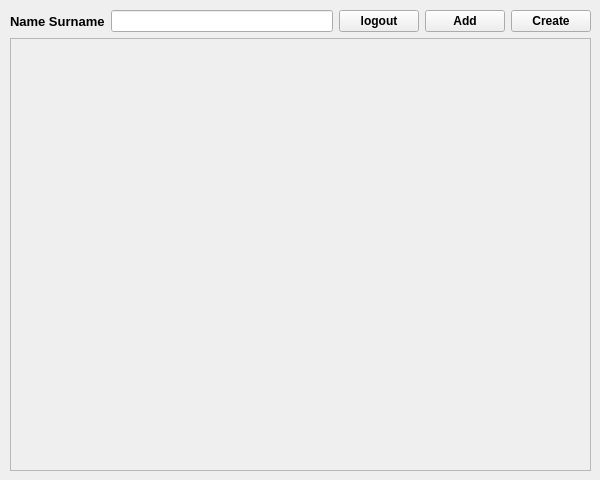
<?xml version="1.0" encoding="UTF-8"?>
<ui version="4.0">
 <class>Form</class>
 <widget class="QWidget" name="Form">
  <property name="geometry">
   <rect>
    <x>0</x>
    <y>0</y>
    <width>600</width>
    <height>480</height>
   </rect>
  </property>
  <property name="minimumSize">
   <size>
    <width>600</width>
    <height>480</height>
   </size>
  </property>
  <property name="windowTitle">
   <string>Form</string>
  </property>
  <widget class="QStackedWidget" name="MainPages">
   <property name="geometry">
    <rect>
     <x>10</x>
     <y>10</y>
     <width>581</width>
     <height>461</height>
    </rect>
   </property>
   <property name="currentIndex">
    <number>2</number>
   </property>
   <widget class="QWidget" name="pageLogin">
    <widget class="QPushButton" name="loginConfirmBtn">
     <property name="geometry">
      <rect>
       <x>310</x>
       <y>320</y>
       <width>151</width>
       <height>41</height>
      </rect>
     </property>
     <property name="font">
      <font>
       <pointsize>12</pointsize>
       <bold>true</bold>
      </font>
     </property>
     <property name="text">
      <string>Login</string>
     </property>
    </widget>
    <widget class="QLabel" name="label_2">
     <property name="geometry">
      <rect>
       <x>250</x>
       <y>60</y>
       <width>71</width>
       <height>41</height>
      </rect>
     </property>
     <property name="font">
      <font>
       <pointsize>20</pointsize>
       <bold>true</bold>
      </font>
     </property>
     <property name="text">
      <string>Login</string>
     </property>
    </widget>
    <widget class="QPushButton" name="loginRegisterBtn">
     <property name="geometry">
      <rect>
       <x>120</x>
       <y>320</y>
       <width>151</width>
       <height>41</height>
      </rect>
     </property>
     <property name="font">
      <font>
       <pointsize>11</pointsize>
       <bold>true</bold>
      </font>
     </property>
     <property name="text">
      <string>Register</string>
     </property>
    </widget>
    <widget class="QTextEdit" name="loginUsername">
     <property name="geometry">
      <rect>
       <x>120</x>
       <y>160</y>
       <width>331</width>
       <height>31</height>
      </rect>
     </property>
    </widget>
    <widget class="QTextEdit" name="loginPassword">
     <property name="geometry">
      <rect>
       <x>120</x>
       <y>240</y>
       <width>331</width>
       <height>31</height>
      </rect>
     </property>
    </widget>
    <widget class="QLabel" name="label_9">
     <property name="geometry">
      <rect>
       <x>120</x>
       <y>140</y>
       <width>81</width>
       <height>16</height>
      </rect>
     </property>
     <property name="font">
      <font>
       <pointsize>12</pointsize>
      </font>
     </property>
     <property name="text">
      <string>Username :</string>
     </property>
    </widget>
    <widget class="QLabel" name="label_10">
     <property name="geometry">
      <rect>
       <x>120</x>
       <y>220</y>
       <width>81</width>
       <height>16</height>
      </rect>
     </property>
     <property name="font">
      <font>
       <pointsize>12</pointsize>
      </font>
     </property>
     <property name="text">
      <string>Password : </string>
     </property>
    </widget>
   </widget>
   <widget class="QWidget" name="pageRegister">
    <widget class="QLabel" name="label_3">
     <property name="geometry">
      <rect>
       <x>240</x>
       <y>40</y>
       <width>111</width>
       <height>41</height>
      </rect>
     </property>
     <property name="font">
      <font>
       <pointsize>20</pointsize>
       <bold>true</bold>
      </font>
     </property>
     <property name="text">
      <string>Register</string>
     </property>
    </widget>
    <widget class="QPushButton" name="registerConfirmBtn">
     <property name="geometry">
      <rect>
       <x>320</x>
       <y>360</y>
       <width>141</width>
       <height>31</height>
      </rect>
     </property>
     <property name="font">
      <font>
       <pointsize>12</pointsize>
       <bold>true</bold>
      </font>
     </property>
     <property name="text">
      <string>Confirm</string>
     </property>
    </widget>
    <widget class="QPushButton" name="registerLoginBtn">
     <property name="geometry">
      <rect>
       <x>110</x>
       <y>360</y>
       <width>141</width>
       <height>31</height>
      </rect>
     </property>
     <property name="font">
      <font>
       <pointsize>12</pointsize>
       <bold>true</bold>
      </font>
     </property>
     <property name="text">
      <string>Login</string>
     </property>
    </widget>
    <widget class="QTextEdit" name="registerUsername">
     <property name="geometry">
      <rect>
       <x>110</x>
       <y>140</y>
       <width>351</width>
       <height>31</height>
      </rect>
     </property>
    </widget>
    <widget class="QTextEdit" name="registerPassword">
     <property name="geometry">
      <rect>
       <x>110</x>
       <y>220</y>
       <width>351</width>
       <height>31</height>
      </rect>
     </property>
    </widget>
    <widget class="QTextEdit" name="registerConfirmPassword">
     <property name="geometry">
      <rect>
       <x>110</x>
       <y>300</y>
       <width>351</width>
       <height>31</height>
      </rect>
     </property>
    </widget>
    <widget class="QLabel" name="label_11">
     <property name="geometry">
      <rect>
       <x>110</x>
       <y>120</y>
       <width>81</width>
       <height>16</height>
      </rect>
     </property>
     <property name="font">
      <font>
       <pointsize>12</pointsize>
      </font>
     </property>
     <property name="text">
      <string>Username :</string>
     </property>
    </widget>
    <widget class="QLabel" name="label_12">
     <property name="geometry">
      <rect>
       <x>110</x>
       <y>200</y>
       <width>81</width>
       <height>16</height>
      </rect>
     </property>
     <property name="font">
      <font>
       <pointsize>12</pointsize>
      </font>
     </property>
     <property name="text">
      <string>Password : </string>
     </property>
    </widget>
    <widget class="QLabel" name="label_13">
     <property name="geometry">
      <rect>
       <x>110</x>
       <y>280</y>
       <width>141</width>
       <height>16</height>
      </rect>
     </property>
     <property name="font">
      <font>
       <pointsize>12</pointsize>
      </font>
     </property>
     <property name="text">
      <string>Confirm Password :</string>
     </property>
    </widget>
   </widget>
   <widget class="QWidget" name="pageHome">
    <widget class="QWidget" name="verticalLayoutWidget">
     <property name="geometry">
      <rect>
       <x>0</x>
       <y>0</y>
       <width>581</width>
       <height>461</height>
      </rect>
     </property>
     <layout class="QVBoxLayout" name="verticalLayout" stretch="0,0">
      <property name="sizeConstraint">
       <enum>QLayout::SizeConstraint::SetMinimumSize</enum>
      </property>
      <item>
       <layout class="QHBoxLayout" name="horizontalLayout">
        <property name="sizeConstraint">
         <enum>QLayout::SizeConstraint::SetMinimumSize</enum>
        </property>
        <item>
         <widget class="QLabel" name="homeUserName">
          <property name="font">
           <font>
            <pointsize>10</pointsize>
            <bold>true</bold>
           </font>
          </property>
          <property name="text">
           <string>Name Surname</string>
          </property>
         </widget>
        </item>
        <item>
         <widget class="QLineEdit" name="homeSearchBar"/>
        </item>
        <item>
         <widget class="QPushButton" name="homeLogoutBtn">
          <property name="font">
           <font>
            <bold>true</bold>
           </font>
          </property>
          <property name="text">
           <string>logout</string>
          </property>
         </widget>
        </item>
        <item>
         <widget class="QPushButton" name="homeAddRoomBtn">
          <property name="font">
           <font>
            <bold>true</bold>
           </font>
          </property>
          <property name="text">
           <string>Add</string>
          </property>
         </widget>
        </item>
        <item>
         <widget class="QPushButton" name="homeCreateRoomBtn">
          <property name="font">
           <font>
            <bold>true</bold>
           </font>
          </property>
          <property name="text">
           <string>Create</string>
          </property>
         </widget>
        </item>
       </layout>
      </item>
      <item>
       <widget class="QScrollArea" name="scrollArea">
        <property name="sizePolicy">
         <sizepolicy hsizetype="Minimum" vsizetype="Expanding">
          <horstretch>0</horstretch>
          <verstretch>0</verstretch>
         </sizepolicy>
        </property>
        <property name="sizeIncrement">
         <size>
          <width>1</width>
          <height>1</height>
         </size>
        </property>
        <property name="widgetResizable">
         <bool>true</bool>
        </property>
        <widget class="QWidget" name="scrollAreaWidget">
         <property name="geometry">
          <rect>
           <x>0</x>
           <y>0</y>
           <width>577</width>
           <height>425</height>
          </rect>
         </property>
        </widget>
       </widget>
      </item>
     </layout>
    </widget>
   </widget>
   <widget class="QWidget" name="pageCreateRoom">
    <widget class="QPushButton" name="createRoomCancleBtn">
     <property name="geometry">
      <rect>
       <x>140</x>
       <y>300</y>
       <width>141</width>
       <height>31</height>
      </rect>
     </property>
     <property name="text">
      <string>Cancle</string>
     </property>
    </widget>
    <widget class="QLabel" name="label_4">
     <property name="geometry">
      <rect>
       <x>210</x>
       <y>60</y>
       <width>171</width>
       <height>61</height>
      </rect>
     </property>
     <property name="font">
      <font>
       <pointsize>20</pointsize>
       <bold>true</bold>
      </font>
     </property>
     <property name="text">
      <string>Create Room</string>
     </property>
    </widget>
    <widget class="QPushButton" name="createRoomConfirmBtn">
     <property name="geometry">
      <rect>
       <x>330</x>
       <y>300</y>
       <width>141</width>
       <height>31</height>
      </rect>
     </property>
     <property name="text">
      <string>Create</string>
     </property>
    </widget>
    <widget class="QTextEdit" name="createRoomName">
     <property name="geometry">
      <rect>
       <x>140</x>
       <y>163</y>
       <width>331</width>
       <height>31</height>
      </rect>
     </property>
    </widget>
    <widget class="QTextEdit" name="createRoomDescription">
     <property name="geometry">
      <rect>
       <x>140</x>
       <y>230</y>
       <width>331</width>
       <height>31</height>
      </rect>
     </property>
    </widget>
    <widget class="QLabel" name="label_7">
     <property name="geometry">
      <rect>
       <x>140</x>
       <y>140</y>
       <width>101</width>
       <height>16</height>
      </rect>
     </property>
     <property name="font">
      <font>
       <pointsize>12</pointsize>
      </font>
     </property>
     <property name="text">
      <string>Room Name :</string>
     </property>
    </widget>
    <widget class="QLabel" name="label_8">
     <property name="geometry">
      <rect>
       <x>140</x>
       <y>210</y>
       <width>91</width>
       <height>16</height>
      </rect>
     </property>
     <property name="font">
      <font>
       <pointsize>12</pointsize>
      </font>
     </property>
     <property name="text">
      <string>Description :</string>
     </property>
    </widget>
   </widget>
   <widget class="QWidget" name="pageRoom">
    <widget class="QPushButton" name="roomChatBtn">
     <property name="geometry">
      <rect>
       <x>10</x>
       <y>80</y>
       <width>75</width>
       <height>24</height>
      </rect>
     </property>
     <property name="text">
      <string>Chat</string>
     </property>
    </widget>
    <widget class="QLabel" name="label">
     <property name="geometry">
      <rect>
       <x>10</x>
       <y>0</y>
       <width>101</width>
       <height>31</height>
      </rect>
     </property>
     <property name="font">
      <font>
       <pointsize>20</pointsize>
       <bold>true</bold>
      </font>
     </property>
     <property name="text">
      <string>Room : </string>
     </property>
    </widget>
    <widget class="QPushButton" name="roomCallBtn">
     <property name="geometry">
      <rect>
       <x>10</x>
       <y>140</y>
       <width>75</width>
       <height>24</height>
      </rect>
     </property>
     <property name="text">
      <string>Call</string>
     </property>
    </widget>
    <widget class="QPushButton" name="roomWorkshopBtn">
     <property name="geometry">
      <rect>
       <x>10</x>
       <y>200</y>
       <width>75</width>
       <height>24</height>
      </rect>
     </property>
     <property name="text">
      <string>Workshop</string>
     </property>
    </widget>
    <widget class="QStackedWidget" name="SubPages">
     <property name="geometry">
      <rect>
       <x>120</x>
       <y>60</y>
       <width>451</width>
       <height>391</height>
      </rect>
     </property>
     <property name="currentIndex">
      <number>3</number>
     </property>
     <widget class="QWidget" name="pageChat">
      <widget class="QLabel" name="label_5">
       <property name="geometry">
        <rect>
         <x>200</x>
         <y>10</y>
         <width>41</width>
         <height>16</height>
        </rect>
       </property>
       <property name="font">
        <font>
         <pointsize>14</pointsize>
         <bold>true</bold>
        </font>
       </property>
       <property name="text">
        <string>Chat</string>
       </property>
      </widget>
      <widget class="QScrollArea" name="chatSendTextArea">
       <property name="geometry">
        <rect>
         <x>10</x>
         <y>340</y>
         <width>431</width>
         <height>41</height>
        </rect>
       </property>
       <property name="widgetResizable">
        <bool>true</bool>
       </property>
       <widget class="QWidget" name="scrollAreaWidgetContents">
        <property name="geometry">
         <rect>
          <x>0</x>
          <y>0</y>
          <width>429</width>
          <height>39</height>
         </rect>
        </property>
        <widget class="QTextEdit" name="chatSendTextData">
         <property name="geometry">
          <rect>
           <x>0</x>
           <y>0</y>
           <width>431</width>
           <height>41</height>
          </rect>
         </property>
        </widget>
        <widget class="QPushButton" name="chatSendTextConfirmBtn">
         <property name="geometry">
          <rect>
           <x>400</x>
           <y>10</y>
           <width>21</width>
           <height>21</height>
          </rect>
         </property>
         <property name="font">
          <font>
           <pointsize>11</pointsize>
           <bold>true</bold>
          </font>
         </property>
         <property name="text">
          <string>&lt;</string>
         </property>
        </widget>
       </widget>
      </widget>
      <widget class="QScrollArea" name="chatHistoryArea">
       <property name="geometry">
        <rect>
         <x>10</x>
         <y>40</y>
         <width>431</width>
         <height>281</height>
        </rect>
       </property>
       <property name="widgetResizable">
        <bool>true</bool>
       </property>
       <widget class="QWidget" name="scrollAreaWidgetContents_2">
        <property name="geometry">
         <rect>
          <x>0</x>
          <y>0</y>
          <width>429</width>
          <height>279</height>
         </rect>
        </property>
       </widget>
      </widget>
     </widget>
     <widget class="QWidget" name="pageCall">
      <widget class="QPushButton" name="enterOrLeaveCall">
       <property name="geometry">
        <rect>
         <x>180</x>
         <y>180</y>
         <width>75</width>
         <height>24</height>
        </rect>
       </property>
       <property name="text">
        <string>Enter Call</string>
       </property>
      </widget>
     </widget>
     <widget class="QWidget" name="pageWorkShop">
      <widget class="QTextEdit" name="workshopCodeSpace">
       <property name="geometry">
        <rect>
         <x>20</x>
         <y>40</y>
         <width>421</width>
         <height>341</height>
        </rect>
       </property>
      </widget>
      <widget class="QLabel" name="label_6">
       <property name="geometry">
        <rect>
         <x>20</x>
         <y>10</y>
         <width>91</width>
         <height>21</height>
        </rect>
       </property>
       <property name="font">
        <font>
         <pointsize>12</pointsize>
         <bold>true</bold>
        </font>
       </property>
       <property name="text">
        <string>WorkSpace</string>
       </property>
      </widget>
      <widget class="QPushButton" name="workshopRunBtn">
       <property name="geometry">
        <rect>
         <x>120</x>
         <y>10</y>
         <width>75</width>
         <height>24</height>
        </rect>
       </property>
       <property name="font">
        <font>
         <pointsize>12</pointsize>
         <bold>true</bold>
        </font>
       </property>
       <property name="text">
        <string>Run</string>
       </property>
      </widget>
      <widget class="QPushButton" name="workshopImportBtn">
       <property name="geometry">
        <rect>
         <x>280</x>
         <y>10</y>
         <width>75</width>
         <height>24</height>
        </rect>
       </property>
       <property name="font">
        <font>
         <pointsize>12</pointsize>
         <bold>true</bold>
        </font>
       </property>
       <property name="text">
        <string>Import</string>
       </property>
      </widget>
      <widget class="QPushButton" name="workshopExportBtn">
       <property name="geometry">
        <rect>
         <x>360</x>
         <y>10</y>
         <width>75</width>
         <height>24</height>
        </rect>
       </property>
       <property name="font">
        <font>
         <pointsize>12</pointsize>
         <bold>true</bold>
        </font>
       </property>
       <property name="text">
        <string>Export</string>
       </property>
      </widget>
     </widget>
     <widget class="QWidget" name="pageMember">
      <widget class="QListView" name="listView">
       <property name="geometry">
        <rect>
         <x>10</x>
         <y>10</y>
         <width>431</width>
         <height>371</height>
        </rect>
       </property>
      </widget>
     </widget>
    </widget>
    <widget class="QPushButton" name="roomMemberBtn">
     <property name="geometry">
      <rect>
       <x>10</x>
       <y>270</y>
       <width>75</width>
       <height>24</height>
      </rect>
     </property>
     <property name="text">
      <string>Members</string>
     </property>
    </widget>
    <widget class="QLabel" name="roomName">
     <property name="geometry">
      <rect>
       <x>110</x>
       <y>0</y>
       <width>421</width>
       <height>31</height>
      </rect>
     </property>
     <property name="font">
      <font>
       <pointsize>20</pointsize>
       <bold>true</bold>
      </font>
     </property>
     <property name="text">
      <string>Place Holder</string>
     </property>
    </widget>
    <widget class="QLabel" name="label_14">
     <property name="geometry">
      <rect>
       <x>10</x>
       <y>40</y>
       <width>49</width>
       <height>16</height>
      </rect>
     </property>
     <property name="font">
      <font>
       <pointsize>11</pointsize>
       <bold>true</bold>
      </font>
     </property>
     <property name="text">
      <string>Code : </string>
     </property>
    </widget>
    <widget class="QLabel" name="roomCode">
     <property name="geometry">
      <rect>
       <x>70</x>
       <y>40</y>
       <width>141</width>
       <height>16</height>
      </rect>
     </property>
     <property name="font">
      <font>
       <pointsize>11</pointsize>
       <bold>true</bold>
      </font>
     </property>
     <property name="text">
      <string>code place Holder</string>
     </property>
    </widget>
   </widget>
  </widget>
 </widget>
 <resources/>
 <connections/>
</ui>
